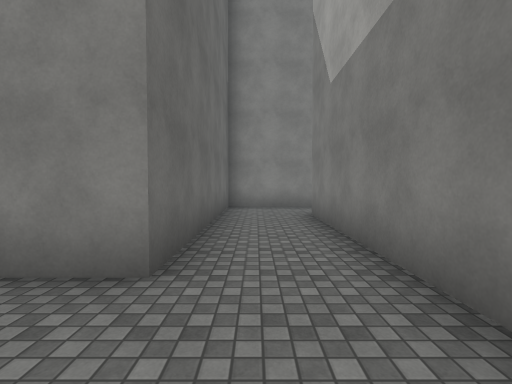
[1] (above)

16 first-person views from a walk through a 3-D level made in the Unity game engine. The camera is 1.5 m above the floor, tilts 2° down and sees 85° across. The floor is counted in squares, 2 m on a side. Each view is taken from the middle of a square. On the plan, view 1 faces up. The plan holds only what a view shows up to about 10 squares ahead; the rest is blank. The place goes on beyond the plan. The player character is not drawn. Surface patterns are stand-ins for the level's own textures.

[2]
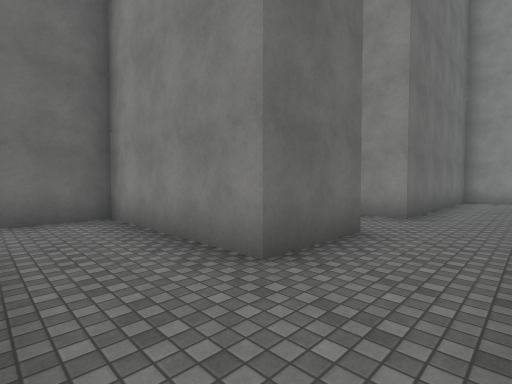

[3]
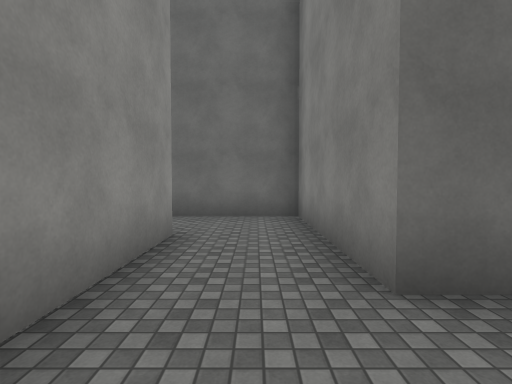

[4]
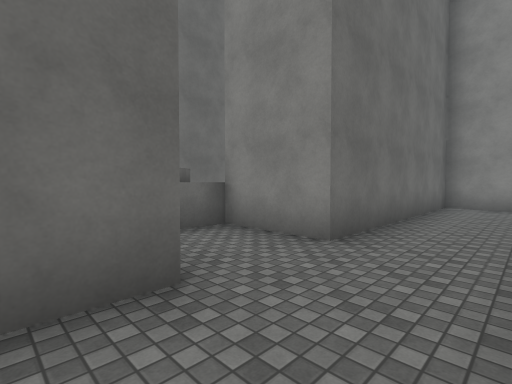

[5]
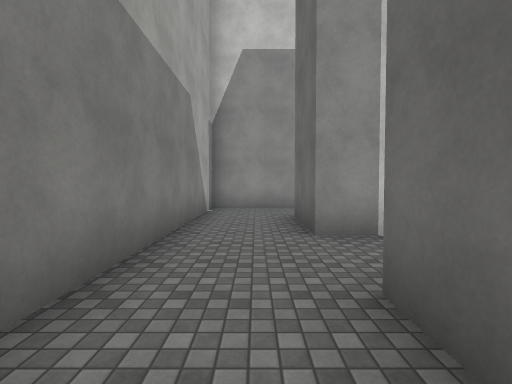

[6]
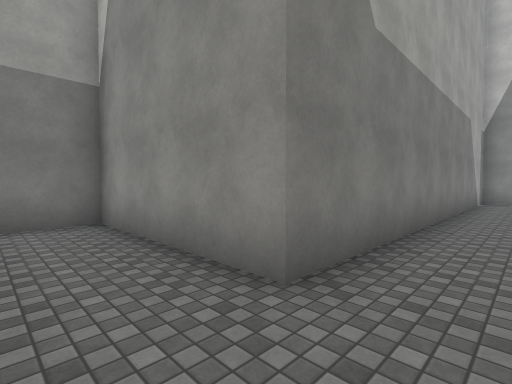

[7]
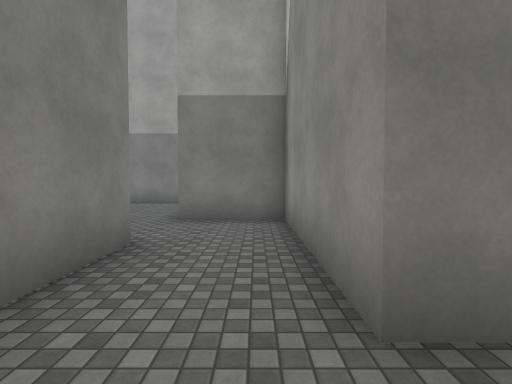

[8]
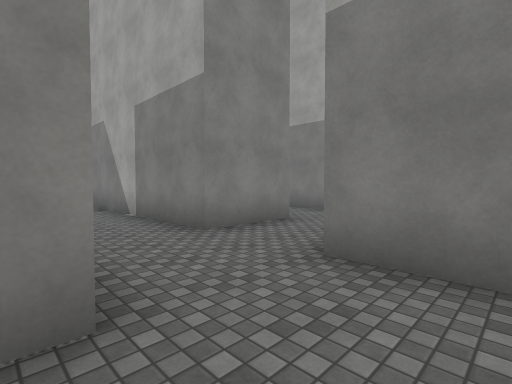

[9]
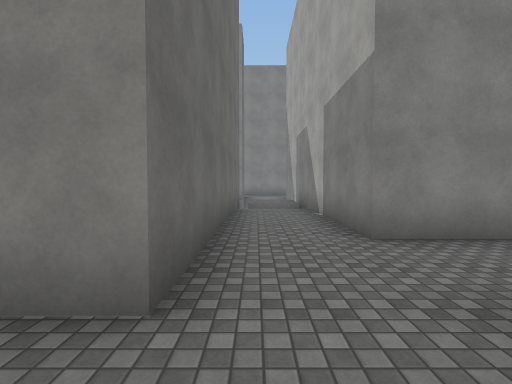

[10]
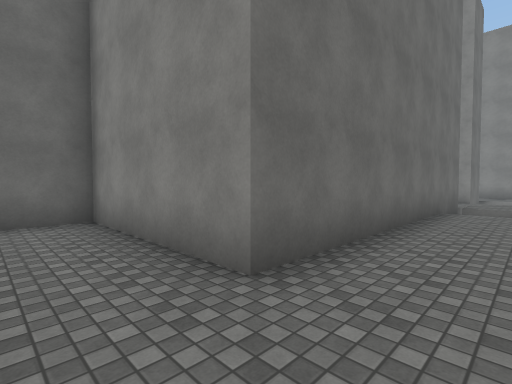

[11]
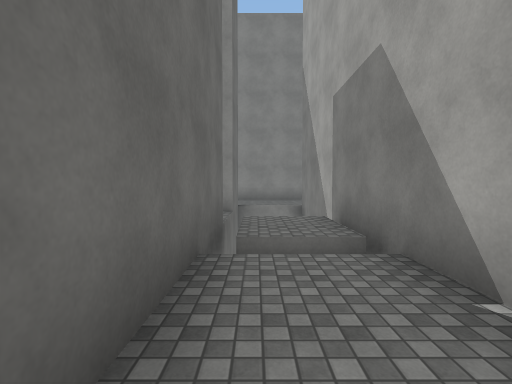

[12]
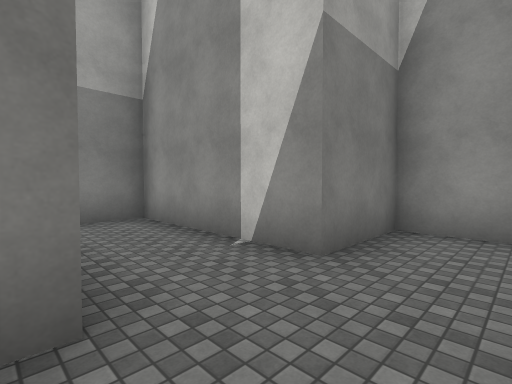

[13]
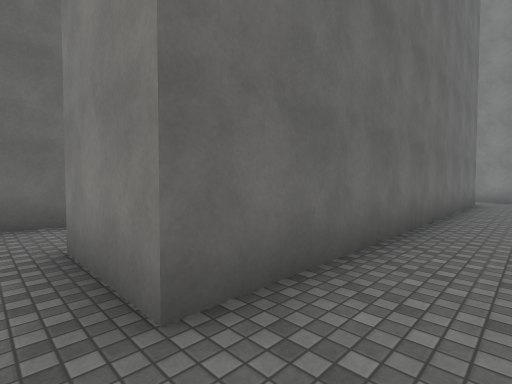

[14]
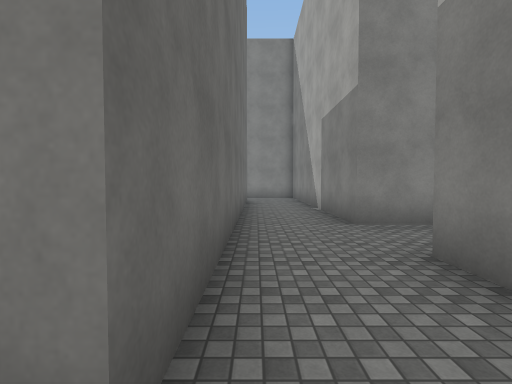

[15]
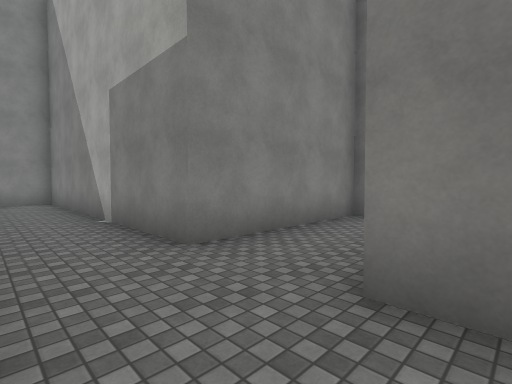

[16]
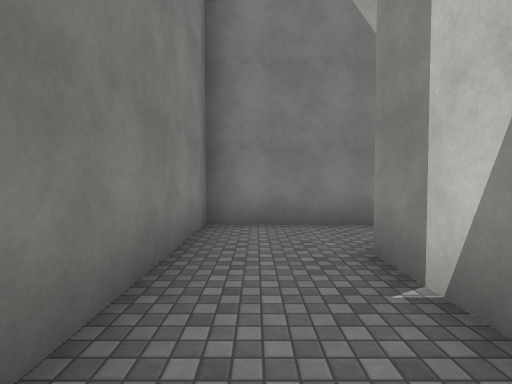

### Floor plan
Key: @ floor where view 1 was taken; # wall or solid block; . floor; ^ raised ledge; v drop or lower ground.
Columns run from 5 left of view 1 to 14 right of it. Each row starts with its distance up from view 1.
 19         #  ##..#
 18         .  ##..#
 17         #vv##..#
 16         #vv##..#
 15         #vv##..#####
 14         #..##......#
 13         #..##......#
 12         #..##..###.#
 11         #..##..#
 10         #......#
  9     #####......#
  8     #......#####
  7     #......#
  6     #..#####
  5     #..#
  4     #..#
  3    ##..#
  2   ^....#
  1   ^....#
  0    ##@.#
 -1    ##..#
 -2 #####..#
 -3 #......#
 -4 #......#
 -5 #.######

Positions as (right, up) in squares from view 1, and headings:
1: (0, 0), facing up
2: (1, -4), facing up-left
3: (1, -3), facing left
4: (1, -1), facing up-left
5: (0, 4), facing down
6: (0, 8), facing down-right
7: (0, 7), facing right
8: (3, 7), facing up-right
9: (4, 7), facing up
10: (5, 7), facing up-left
11: (4, 12), facing up
12: (4, 11), facing down-right
13: (9, 10), facing up-left
14: (8, 10), facing up
15: (8, 12), facing up-right
16: (9, 14), facing right
